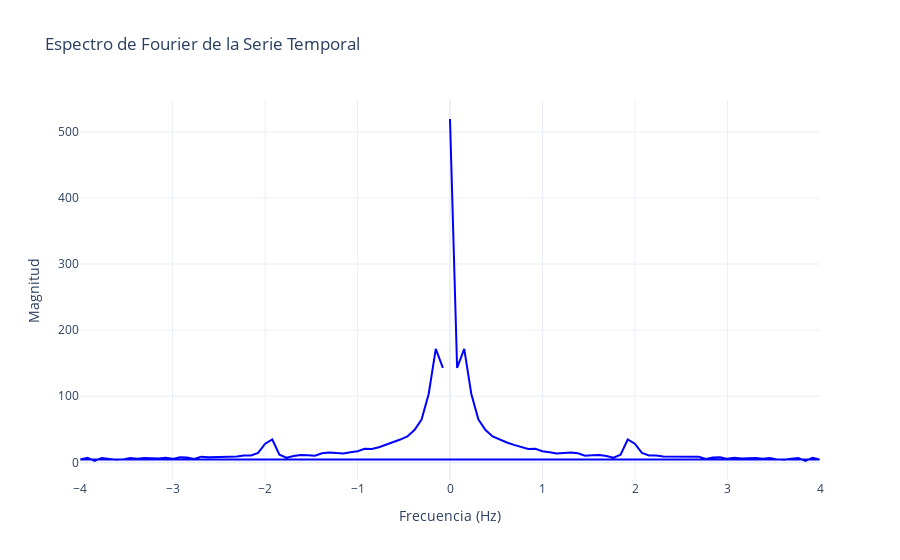

Source (notebook cell):
### Markdown cell above
TRANSFORMADA DE FOURIER

### Code cell
# Extraer la señal total y el tiempo
signal = df['Total'].values
t = df['Year'].values
dt = t[1] - t[0]  # Paso de tiempo

# Aplicar la Transformada de Fourier
fft_values = np.fft.fft(signal)
frequencies = np.fft.fftfreq(len(t), d=dt)

# Filtrar las frecuencias en el rango deseado (-4 a 4)
mask = (frequencies >= -4) & (frequencies <= 4)
filtered_frequencies = frequencies[mask]
filtered_fft_magnitude = np.abs(fft_values[mask])

# Crear la figura con Plotly
fig = go.Figure()

fig.add_trace(go.Scatter(
    x=filtered_frequencies, 
    y=filtered_fft_magnitude, 
    mode='lines', 
    name='FFT Magnitude',
    line=dict(color='blue')
))

# Configurar el diseño del gráfico con fondo blanco y rango de X ajustado
fig.update_layout(
    title='Espectro de Fourier de la Serie Temporal',
    xaxis_title='Frecuencia (Hz)',
    yaxis_title='Magnitud',
    template='plotly_white',  # Fondo blanco
    xaxis=dict(range=[-4, 4], showgrid=True),
    yaxis=dict(showgrid=True)
)

# Mostrar la gráfica
fig.show()

### Figure 1 — Plotly figure (JSON) as saved in the notebook; plotly's stock layout.template omitted (floating-point values rounded to 4 significant figures)
{"data": [{"line": {"color": "blue"}, "mode": "lines", "name": "FFT Magnitude", "type": "scatter", "x": [0, 0.07685, 0.1537, 0.2305, 0.3074, 0.3842, 0.4611, 0.5379, 0.6148, 0.6916, 0.7685, 0.8453, 0.9222, 0.999, 1.076, 1.153, 1.23, 1.306, 1.383, 1.46, 1.537, 1.614, 1.691, 1.767, 1.844, 1.921, 1.998, 2.075, 2.152, 2.229, 2.305, 2.382, 2.459, 2.536, 2.613, 2.69, 2.766, 2.843, 2.92, 2.997, 3.074, 3.151, 3.228, 3.304, 3.381, 3.458, 3.535, 3.612, 3.689, 3.765, 3.842, 3.919, 3.996, -3.996, -3.919, -3.842, -3.765, -3.689, -3.612, -3.535, -3.458, -3.381, -3.304, -3.228, -3.151, -3.074, -2.997, -2.92, -2.843, -2.766, -2.69, -2.613, -2.536, -2.459, -2.382, -2.305, -2.229, -2.152, -2.075, -1.998, -1.921, -1.844, -1.767, -1.691, -1.614, -1.537, -1.46, -1.383, -1.306, -1.23, -1.153, -1.076, -0.999, -0.9222, -0.8453, -0.7685, -0.6916, -0.6148, -0.5379, -0.4611, -0.3842, -0.3074, -0.2305, -0.1537, -0.07685], "y": [519.4, 142.9, 171.7, 103.5, 64.66, 48.96, 39.31, 34.55, 30.1, 26.47, 22.92, 20.32, 20.53, 16.91, 15.34, 13.35, 14.34, 14.94, 13.8, 10.0, 10.61, 11.16, 9.776, 7.166, 11.5, 34.61, 28.17, 14.27, 10.4, 10.52, 8.811, 8.707, 9.008, 8.405, 7.81, 8.639, 5.085, 7.371, 7.915, 5.332, 6.924, 5.72, 6.219, 6.753, 5.577, 6.681, 4.548, 3.881, 5.64, 6.752, 2.092, 7.071, 4.3, 4.3, 7.071, 2.092, 6.752, 5.64, 3.881, 4.548, 6.681, 5.577, 6.753, 6.219, 5.72, 6.924, 5.332, 7.915, 7.371, 5.085, 8.639, 7.81, 8.405, 9.008, 8.707, 8.811, 10.52, 10.4, 14.27, 28.17, 34.61, 11.5, 7.166, 9.776, 11.16, 10.61, 10.0, 13.8, 14.94, 14.34, 13.35, 15.34, 16.91, 20.53, 20.32, 22.92, 26.47, 30.1, 34.55, 39.31, 48.96, 64.66, 103.5, 171.7, 142.9]}], "layout": {"title": {"text": "Espectro de Fourier de la Serie Temporal"}, "xaxis": {"range": [-4, 4], "showgrid": true, "title": {"text": "Frecuencia (Hz)"}}, "yaxis": {"showgrid": true, "title": {"text": "Magnitud"}}}}
